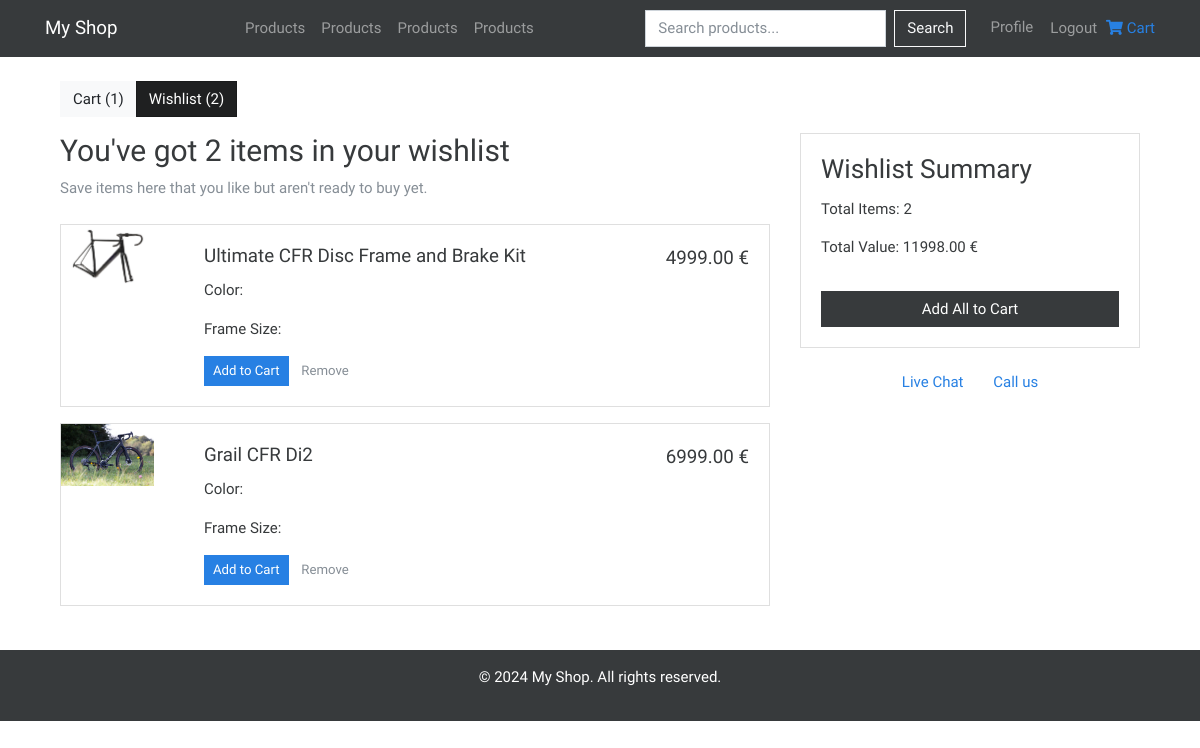
The page /cart/wishlist/ (signed in) on the database its author committed.
### myshop/cart/models.py (models this page shows, shortened)
class WishlistItem(models.Model):
    user = models.ForeignKey(settings.AUTH_USER_MODEL, on_delete=models.CASCADE)
    product = models.ForeignKey(Product, on_delete=models.CASCADE)
    added_at = models.DateTimeField(auto_now_add=True)

### myshop/products/models.py (models this page shows, shortened)
class ProductImage(models.Model):
  product = models.ForeignKey(Product, related_name='images', on_delete=models.CASCADE)
  image = models.ImageField(upload_to='products/')

class Product(models.Model):
  name = models.CharField(max_length=255)
  description = models.TextField()
  price = models.FloatField()
  pdf = models.FileField(upload_to='products/pdfs/')
  created_at = models.DateTimeField(auto_now_add=True)
  updated_at = models.DateTimeField(auto_now=True)
  cart = models.ManyToManyField(settings.AUTH_USER_MODEL, related_name='cart_products', blank=True)
  wishlist = models.ManyToManyField(settings.AUTH_USER_MODEL, related_name='wishlist_products', blank=True)
  discount = models.IntegerField(default=0)
  stock = models.IntegerField(default=0)
  category = models.ForeignKey(Category, on_delete=models.SET_NULL, null=True)

### myshop/cart/views.py (the view)
# urls.py: path('wishlist/', view_wishlist, name='view_wishlist'),
@login_required
def view_wishlist(request):
    cart_items = CartItem.objects.filter(user=request.user)
    wishlist_items = WishlistItem.objects.filter(user=request.user)
    wishlist_total = sum(Decimal(item.product.price) for item in wishlist_items)
    context = {
        'cart_items': cart_items,
        'wishlist_items': wishlist_items,
        'wishlist_total': wishlist_total,
    }
    return render(request, 'cart/view_wishlist.html', context)

### myshop/cart/templates/cart/view_wishlist.html
{% extends "base.html" %} {% load static %} {% block content %}
<div class="container mt-4">
  <div class="row">
    <div class="col-12 mb-3">
      <div class="btn-group" role="group" aria-label="Cart and Wishlist">
        <a href="{% url 'cart:view_cart' %}" class="btn btn-light"
          >Cart ({{ cart_items.count }})</a
        >
        <a href="{% url 'cart:view_wishlist' %}" class="btn btn-dark active"
          >Wishlist ({{ wishlist_items.count }})</a
        >
      </div>
    </div>
  </div>
  <div class="row">
    <div class="col-lg-8">
      <h2>You've got {{ wishlist_items.count }} items in your wishlist</h2>
      <p class="text-muted">
        Save items here that you like but aren't ready to buy yet.
      </p>
      <div class="wishlist-items mt-4">
        {% for item in wishlist_items %}
        <div class="card mb-3">
          <div class="row g-0">
            <div class="col-md-2">
              {% with item.product.images.first as image %} {% if image %}
              <img
                src="{{ image.image.url }}"
                class="img-fluid rounded-start"
                alt="{{ item.product.name }}"
              />
              {% else %}
              <img
                src="{% static 'images/noImgPlaceholder.jpeg' %}"
                class="img-fluid rounded-start"
                alt="No image available"
              />
              {% endif %} {% endwith %}
            </div>
            <div class="col-md-10">
              <div class="card-body">
                <div class="d-flex justify-content-between align-items-center">
                  <h5 class="card-title">{{ item.product.name }}</h5>
                  <h5>{{ item.product.price|floatformat:2 }} €</h5>
                </div>
                <p class="card-text">Color: {{ item.product.color }}</p>
                <p class="card-text">Frame Size: {{ item.product.size }}</p>
                <div class="d-flex justify-content-between align-items-center">
                  <div>
                    <a
                      href="{% url 'cart:add_to_cart' item.product.id %}"
                      class="btn btn-sm btn-primary"
                      >Add to Cart</a
                    >
                    <a
                      href="{% url 'cart:remove_from_wishlist' item.id %}"
                      class="btn btn-sm btn-link text-muted"
                      >Remove</a
                    >
                  </div>
                </div>
              </div>
            </div>
          </div>
        </div>
        {% endfor %}
      </div>
    </div>
    <div class="col-lg-4">
      <div class="card">
        <div class="card-body">
          <h3 class="card-title">Wishlist Summary</h3>
          <p>Total Items: {{ wishlist_items.count }}</p>
          <p>Total Value: {{ wishlist_total|floatformat:2 }} €</p>
          <button class="btn btn-dark w-100 mt-3">Add All to Cart</button>
        </div>
      </div>
      <div class="mt-3 text-center">
        <a href="#" class="btn btn-link">Live Chat</a>
        <a href="#" class="btn btn-link">Call us</a>
      </div>
    </div>
  </div>
</div>
{% endblock %}

### myshop/static/css/styles.css (style rules this page uses)
.card { max-width: 800px; margin: 0 auto; }
.wishlist-items { width: 100%; margin-bottom: 20px; }

### rows shown on the page
WishlistItem: product.images.first.image (picture), product.name "Ultimate CFR Disc Frame and Brake Kit", product.price "4999.00"
WishlistItem: product.images.first.image (picture), product.name "Grail CFR Di2", product.price "6999.00"

### other values the page prints
{{ cart_items.count }} "1"
{{ wishlist_items.count }} "2"
{{ wishlist_total|floatformat:2 }} "11998.00"
